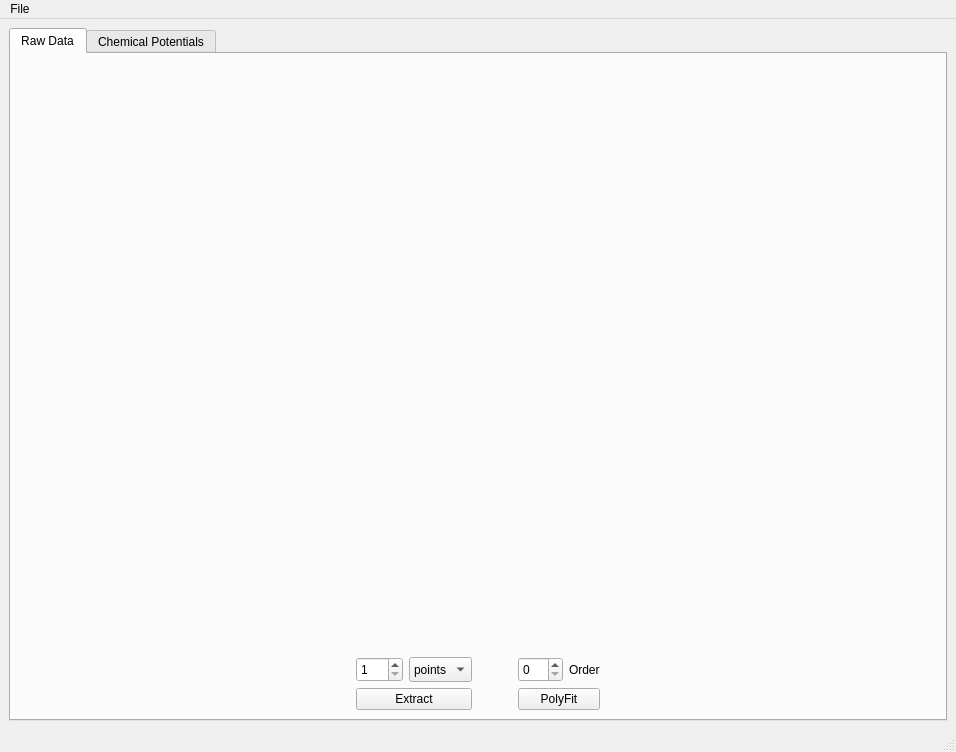
<?xml version="1.0" encoding="UTF-8"?>
<ui version="4.0">
 <class>MainWindow</class>
 <widget class="QMainWindow" name="MainWindow">
  <property name="geometry">
   <rect>
    <x>0</x>
    <y>0</y>
    <width>956</width>
    <height>752</height>
   </rect>
  </property>
  <property name="windowTitle">
   <string>ThermoAnalyzer v0.8(alfa)</string>
  </property>
  <property name="tabShape">
   <enum>QTabWidget::Rounded</enum>
  </property>
  <widget class="QWidget" name="centralwidget">
   <layout class="QVBoxLayout" name="verticalLayout">
    <item>
     <widget class="QTabWidget" name="tabWidget">
      <property name="currentIndex">
       <number>0</number>
      </property>
      <widget class="QWidget" name="data_tab">
       <attribute name="title">
        <string>Raw Data</string>
       </attribute>
       <layout class="QVBoxLayout" name="verticalLayout_2">
        <item>
         <layout class="QVBoxLayout" name="verticalLayout_1" stretch="0,0">
          <item>
           <layout class="QHBoxLayout" name="horizontalLayout_1">
            <property name="sizeConstraint">
             <enum>QLayout::SetDefaultConstraint</enum>
            </property>
            <item>
             <spacer name="horizontalSpacer_5">
              <property name="orientation">
               <enum>Qt::Horizontal</enum>
              </property>
              <property name="sizeType">
               <enum>QSizePolicy::Fixed</enum>
              </property>
              <property name="sizeHint" stdset="0">
               <size>
                <width>20</width>
                <height>20</height>
               </size>
              </property>
             </spacer>
            </item>
            <item>
             <layout class="QHBoxLayout" name="horizontalLayout_4">
              <property name="sizeConstraint">
               <enum>QLayout::SetNoConstraint</enum>
              </property>
             </layout>
            </item>
            <item>
             <spacer name="verticalSpacer_2">
              <property name="orientation">
               <enum>Qt::Vertical</enum>
              </property>
              <property name="sizeType">
               <enum>QSizePolicy::Fixed</enum>
              </property>
              <property name="sizeHint" stdset="0">
               <size>
                <width>20</width>
                <height>40</height>
               </size>
              </property>
             </spacer>
            </item>
            <item>
             <spacer name="horizontalSpacer_6">
              <property name="orientation">
               <enum>Qt::Horizontal</enum>
              </property>
              <property name="sizeType">
               <enum>QSizePolicy::Expanding</enum>
              </property>
              <property name="sizeHint" stdset="0">
               <size>
                <width>40</width>
                <height>20</height>
               </size>
              </property>
             </spacer>
            </item>
            <item>
             <layout class="QHBoxLayout" name="horizontalLayout_5">
              <item>
               <widget class="QLabel" name="label">
                <property name="sizePolicy">
                 <sizepolicy hsizetype="Preferred" vsizetype="Preferred">
                  <horstretch>0</horstretch>
                  <verstretch>0</verstretch>
                 </sizepolicy>
                </property>
                <property name="font">
                 <font>
                  <pointsize>12</pointsize>
                  <weight>50</weight>
                  <italic>false</italic>
                  <bold>false</bold>
                  <underline>true</underline>
                 </font>
                </property>
                <property name="layoutDirection">
                 <enum>Qt::LeftToRight</enum>
                </property>
                <property name="inputMethodHints">
                 <set>Qt::ImhNone</set>
                </property>
                <property name="text">
                 <string/>
                </property>
                <property name="alignment">
                 <set>Qt::AlignRight|Qt::AlignTrailing|Qt::AlignVCenter</set>
                </property>
                <property name="wordWrap">
                 <bool>false</bool>
                </property>
               </widget>
              </item>
              <item>
               <spacer name="horizontalSpacer">
                <property name="orientation">
                 <enum>Qt::Horizontal</enum>
                </property>
                <property name="sizeType">
                 <enum>QSizePolicy::Fixed</enum>
                </property>
                <property name="sizeHint" stdset="0">
                 <size>
                  <width>40</width>
                  <height>20</height>
                 </size>
                </property>
               </spacer>
              </item>
             </layout>
            </item>
           </layout>
          </item>
          <item>
           <layout class="QHBoxLayout" name="horizontalLayout_2">
            <item>
             <spacer name="verticalSpacer">
              <property name="orientation">
               <enum>Qt::Vertical</enum>
              </property>
              <property name="sizeHint" stdset="0">
               <size>
                <width>20</width>
                <height>40</height>
               </size>
              </property>
             </spacer>
            </item>
           </layout>
          </item>
         </layout>
        </item>
        <item>
         <layout class="QHBoxLayout" name="horizontalLayout_12">
          <item>
           <spacer name="horizontalSpacer_3">
            <property name="orientation">
             <enum>Qt::Horizontal</enum>
            </property>
            <property name="sizeHint" stdset="0">
             <size>
              <width>40</width>
              <height>20</height>
             </size>
            </property>
           </spacer>
          </item>
          <item>
           <layout class="QVBoxLayout" name="verticalLayout_3">
            <item>
             <layout class="QHBoxLayout" name="horizontalLayout">
              <item>
               <widget class="QDoubleSpinBox" name="doubleSpinBox">
                <property name="minimumSize">
                 <size>
                  <width>45</width>
                  <height>25</height>
                 </size>
                </property>
                <property name="decimals">
                 <number>0</number>
                </property>
                <property name="minimum">
                 <double>1.000000000000000</double>
                </property>
                <property name="maximum">
                 <double>300.000000000000000</double>
                </property>
                <property name="stepType">
                 <enum>QAbstractSpinBox::DefaultStepType</enum>
                </property>
               </widget>
              </item>
              <item>
               <widget class="QComboBox" name="comboBox">
                <property name="minimumSize">
                 <size>
                  <width>60</width>
                  <height>25</height>
                 </size>
                </property>
                <property name="layoutDirection">
                 <enum>Qt::LeftToRight</enum>
                </property>
                <property name="currentText">
                 <string>points</string>
                </property>
                <item>
                 <property name="text">
                  <string>points</string>
                 </property>
                </item>
                <item>
                 <property name="text">
                  <string>step</string>
                 </property>
                </item>
               </widget>
              </item>
             </layout>
            </item>
            <item>
             <layout class="QHBoxLayout" name="horizontalLayout_3">
              <property name="sizeConstraint">
               <enum>QLayout::SetDefaultConstraint</enum>
              </property>
              <item>
               <widget class="QPushButton" name="extractButton">
                <property name="enabled">
                 <bool>true</bool>
                </property>
                <property name="text">
                 <string>Extract</string>
                </property>
                <property name="autoDefault">
                 <bool>false</bool>
                </property>
                <property name="default">
                 <bool>false</bool>
                </property>
                <property name="flat">
                 <bool>false</bool>
                </property>
               </widget>
              </item>
             </layout>
            </item>
           </layout>
          </item>
          <item>
           <spacer name="horizontalSpacer_2">
            <property name="orientation">
             <enum>Qt::Horizontal</enum>
            </property>
            <property name="sizeType">
             <enum>QSizePolicy::Fixed</enum>
            </property>
            <property name="sizeHint" stdset="0">
             <size>
              <width>40</width>
              <height>20</height>
             </size>
            </property>
           </spacer>
          </item>
          <item>
           <layout class="QVBoxLayout" name="verticalLayout_4">
            <item>
             <layout class="QHBoxLayout" name="horizontalLayout_9">
              <item>
               <widget class="QSpinBox" name="spinBox">
                <property name="minimumSize">
                 <size>
                  <width>45</width>
                  <height>25</height>
                 </size>
                </property>
               </widget>
              </item>
              <item>
               <widget class="QLabel" name="label_2">
                <property name="text">
                 <string>Order</string>
                </property>
               </widget>
              </item>
             </layout>
            </item>
            <item>
             <layout class="QHBoxLayout" name="horizontalLayout_11">
              <item>
               <widget class="QPushButton" name="polyfitButton">
                <property name="text">
                 <string>PolyFit</string>
                </property>
               </widget>
              </item>
             </layout>
            </item>
           </layout>
          </item>
          <item>
           <spacer name="horizontalSpacer_4">
            <property name="orientation">
             <enum>Qt::Horizontal</enum>
            </property>
            <property name="sizeHint" stdset="0">
             <size>
              <width>40</width>
              <height>20</height>
             </size>
            </property>
           </spacer>
          </item>
         </layout>
        </item>
       </layout>
      </widget>
      <widget class="QWidget" name="chem_pot_tab">
       <attribute name="title">
        <string>Chemical Potentials</string>
       </attribute>
       <layout class="QVBoxLayout" name="verticalLayout_8">
        <item>
         <layout class="QVBoxLayout" name="verticalLayout_5" stretch="0,0">
          <item>
           <layout class="QHBoxLayout" name="horizontalLayout_6">
            <property name="sizeConstraint">
             <enum>QLayout::SetDefaultConstraint</enum>
            </property>
            <item>
             <spacer name="horizontalSpacer_7">
              <property name="orientation">
               <enum>Qt::Horizontal</enum>
              </property>
              <property name="sizeType">
               <enum>QSizePolicy::Fixed</enum>
              </property>
              <property name="sizeHint" stdset="0">
               <size>
                <width>20</width>
                <height>20</height>
               </size>
              </property>
             </spacer>
            </item>
            <item>
             <layout class="QHBoxLayout" name="horizontalLayout_7">
              <property name="sizeConstraint">
               <enum>QLayout::SetNoConstraint</enum>
              </property>
             </layout>
            </item>
            <item>
             <spacer name="verticalSpacer_3">
              <property name="orientation">
               <enum>Qt::Vertical</enum>
              </property>
              <property name="sizeType">
               <enum>QSizePolicy::Fixed</enum>
              </property>
              <property name="sizeHint" stdset="0">
               <size>
                <width>20</width>
                <height>40</height>
               </size>
              </property>
             </spacer>
            </item>
            <item>
             <spacer name="horizontalSpacer_8">
              <property name="orientation">
               <enum>Qt::Horizontal</enum>
              </property>
              <property name="sizeType">
               <enum>QSizePolicy::Expanding</enum>
              </property>
              <property name="sizeHint" stdset="0">
               <size>
                <width>40</width>
                <height>20</height>
               </size>
              </property>
             </spacer>
            </item>
            <item>
             <layout class="QHBoxLayout" name="horizontalLayout_8">
              <item>
               <widget class="QLabel" name="label_3">
                <property name="sizePolicy">
                 <sizepolicy hsizetype="Preferred" vsizetype="Preferred">
                  <horstretch>0</horstretch>
                  <verstretch>0</verstretch>
                 </sizepolicy>
                </property>
                <property name="font">
                 <font>
                  <pointsize>12</pointsize>
                  <weight>50</weight>
                  <italic>false</italic>
                  <bold>false</bold>
                  <underline>true</underline>
                 </font>
                </property>
                <property name="layoutDirection">
                 <enum>Qt::LeftToRight</enum>
                </property>
                <property name="inputMethodHints">
                 <set>Qt::ImhNone</set>
                </property>
                <property name="text">
                 <string/>
                </property>
                <property name="alignment">
                 <set>Qt::AlignRight|Qt::AlignTrailing|Qt::AlignVCenter</set>
                </property>
                <property name="wordWrap">
                 <bool>false</bool>
                </property>
               </widget>
              </item>
              <item>
               <spacer name="horizontalSpacer_9">
                <property name="orientation">
                 <enum>Qt::Horizontal</enum>
                </property>
                <property name="sizeType">
                 <enum>QSizePolicy::Fixed</enum>
                </property>
                <property name="sizeHint" stdset="0">
                 <size>
                  <width>40</width>
                  <height>20</height>
                 </size>
                </property>
               </spacer>
              </item>
             </layout>
            </item>
           </layout>
          </item>
          <item>
           <layout class="QHBoxLayout" name="horizontalLayout_10">
            <item>
             <spacer name="verticalSpacer_4">
              <property name="orientation">
               <enum>Qt::Vertical</enum>
              </property>
              <property name="sizeHint" stdset="0">
               <size>
                <width>20</width>
                <height>40</height>
               </size>
              </property>
             </spacer>
            </item>
           </layout>
          </item>
         </layout>
        </item>
        <item>
         <layout class="QHBoxLayout" name="horizontalLayout_13">
          <item>
           <spacer name="horizontalSpacer_10">
            <property name="orientation">
             <enum>Qt::Horizontal</enum>
            </property>
            <property name="sizeHint" stdset="0">
             <size>
              <width>40</width>
              <height>20</height>
             </size>
            </property>
           </spacer>
          </item>
          <item>
           <layout class="QHBoxLayout" name="horizontalLayout_17">
            <item>
             <widget class="QPushButton" name="linearFit_button">
              <property name="text">
               <string>Linear Fit</string>
              </property>
             </widget>
            </item>
           </layout>
          </item>
          <item>
           <spacer name="horizontalSpacer_12">
            <property name="orientation">
             <enum>Qt::Horizontal</enum>
            </property>
            <property name="sizeHint" stdset="0">
             <size>
              <width>40</width>
              <height>20</height>
             </size>
            </property>
           </spacer>
          </item>
         </layout>
        </item>
       </layout>
      </widget>
     </widget>
    </item>
   </layout>
  </widget>
  <widget class="QMenuBar" name="menubar">
   <property name="geometry">
    <rect>
     <x>0</x>
     <y>0</y>
     <width>956</width>
     <height>21</height>
    </rect>
   </property>
   <widget class="QMenu" name="menuFile">
    <property name="title">
     <string>File</string>
    </property>
    <widget class="QMenu" name="menuNew">
     <property name="title">
      <string>New</string>
     </property>
     <addaction name="actionIsotherm"/>
     <addaction name="actionIsodelta"/>
    </widget>
    <addaction name="menuNew"/>
    <addaction name="actionExport"/>
    <addaction name="separator"/>
    <addaction name="action_About"/>
   </widget>
   <addaction name="menuFile"/>
  </widget>
  <widget class="QStatusBar" name="statusbar">
   <property name="enabled">
    <bool>true</bool>
   </property>
  </widget>
  <action name="action_About">
   <property name="text">
    <string>About</string>
   </property>
  </action>
  <action name="actionIsotherm">
   <property name="text">
    <string>Isotherm</string>
   </property>
  </action>
  <action name="actionIsodelta">
   <property name="text">
    <string>Isodelta</string>
   </property>
  </action>
  <action name="actionExport">
   <property name="text">
    <string>Export</string>
   </property>
  </action>
 </widget>
 <tabstops>
  <tabstop>doubleSpinBox</tabstop>
  <tabstop>comboBox</tabstop>
  <tabstop>extractButton</tabstop>
 </tabstops>
 <resources/>
 <connections/>
</ui>
